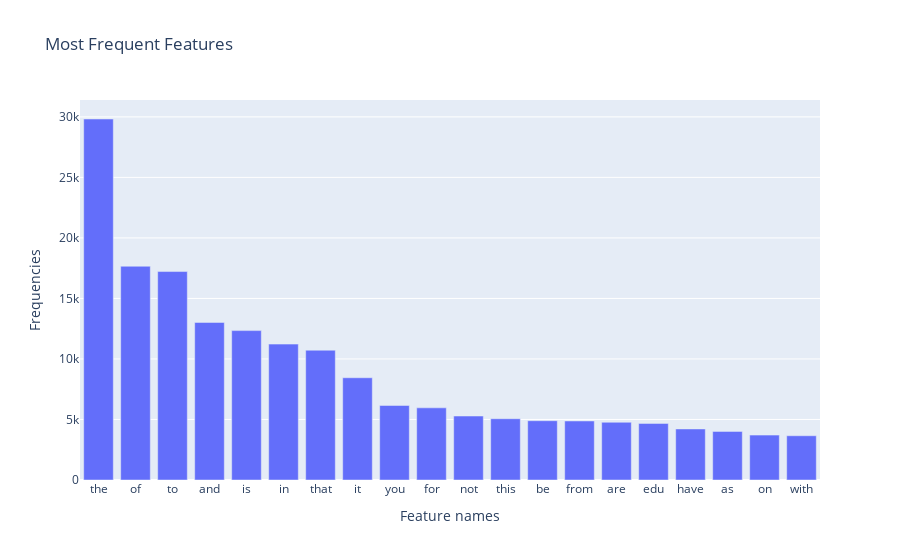

Here is the notebook cell this chart was saved with:
### Markdown cell above
#### >>> **Exercise 14 (Report here)** 
I use the result in Exercise 11 to visualize the feature frequency.

### Code cell
# Answer here

px_x = count_vect.get_feature_names_out()[idx_list[0:20]]
px_y = term_frequencies[idx_list[0:20]]

fig = px.bar(x=px_x, y=px_y, category_orders = px_x, 
             labels={'x':'Feature names', 'y':'Frequencies'}, title="Most Frequent Features")
fig.show()

### Figure 1 — Plotly figure (JSON) as saved in the notebook; plotly's stock layout.template omitted (floating-point values rounded to 4 significant figures)
{"data": [{"alignmentgroup": "True", "hovertemplate": "Feature names=%{x}<br>Frequencies=%{y}<extra></extra>", "legendgroup": "", "marker": {"color": "#636efa", "pattern": {"shape": ""}}, "name": "", "offsetgroup": "", "orientation": "v", "showlegend": false, "textposition": "auto", "type": "bar", "x": ["the", "of", "to", "and", "is", "in", "that", "it", "you", "for", "not", "this", "be", "from", "are", "edu", "have", "as", "on", "with"], "xaxis": "x", "y": [29825, 17660, 17222, 13017, 12343, 11226, 10723, 8447, 6157, 5962, 5285, 5063, 4898, 4877, 4769, 4675, 4218, 4015, 3709, 3655], "yaxis": "y"}], "layout": {"barmode": "relative", "legend": {"tracegroupgap": 0}, "title": {"text": "Most Frequent Features"}, "xaxis": {"anchor": "y", "domain": [0, 1], "title": {"text": "Feature names"}}, "yaxis": {"anchor": "x", "domain": [0, 1], "title": {"text": "Frequencies"}}}}
